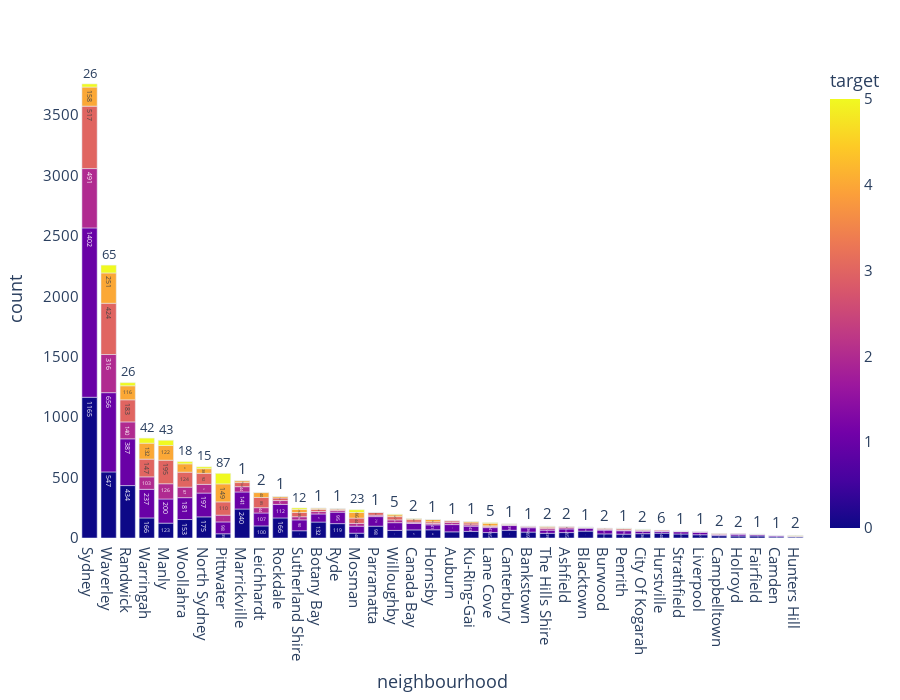

The code cell stored with this chart in its notebook:
### Code cell
fig = px.bar(df_neighbourhood, x="neighbourhood", y="count", color="target",
               text = 'count', barmode = 'stack')
fig.update_layout(height=700,title_x=0.5, xaxis={'categoryorder':'total descending'},plot_bgcolor='rgba(0,0,0,0)',font={'size': 15})
fig.show()

### Figure 1 — Plotly figure (JSON) as saved in the notebook; plotly's stock layout.template omitted (floating-point values rounded to 4 significant figures; data arrays with more than 128 entries replaced by an {"elided": "..."} marker saying what was removed)
{"data": [{"alignmentgroup": "True", "hovertemplate": "neighbourhood=%{x}<br>count=%{text}<br>target=%{marker.color}<extra></extra>", "legendgroup": "", "marker": {"color": {"elided": "213 int values"}, "coloraxis": "coloraxis", "pattern": {"shape": ""}}, "name": "", "offsetgroup": "", "orientation": "v", "showlegend": false, "text": {"elided": "213 int values"}, "textposition": "auto", "type": "bar", "x": {"elided": "213 str values"}, "xaxis": "x", "y": {"elided": "213 int values"}, "yaxis": "y"}], "layout": {"barmode": "stack", "coloraxis": {"colorbar": {"title": {"text": "target"}}, "colorscale": [[0, "#0d0887"], [0.1111, "#46039f"], [0.2222, "#7201a8"], [0.3333, "#9c179e"], [0.4444, "#bd3786"], [0.5556, "#d8576b"], [0.6667, "#ed7953"], [0.7778, "#fb9f3a"], [0.8889, "#fdca26"], [1, "#f0f921"]]}, "font": {"size": 15}, "height": 700, "legend": {"tracegroupgap": 0}, "margin": {"t": 60}, "plot_bgcolor": "rgba(0,0,0,0)", "title": {"x": 0.5}, "xaxis": {"anchor": "y", "categoryorder": "total descending", "domain": [0, 1], "title": {"text": "neighbourhood"}}, "yaxis": {"anchor": "x", "domain": [0, 1], "title": {"text": "count"}}}}
